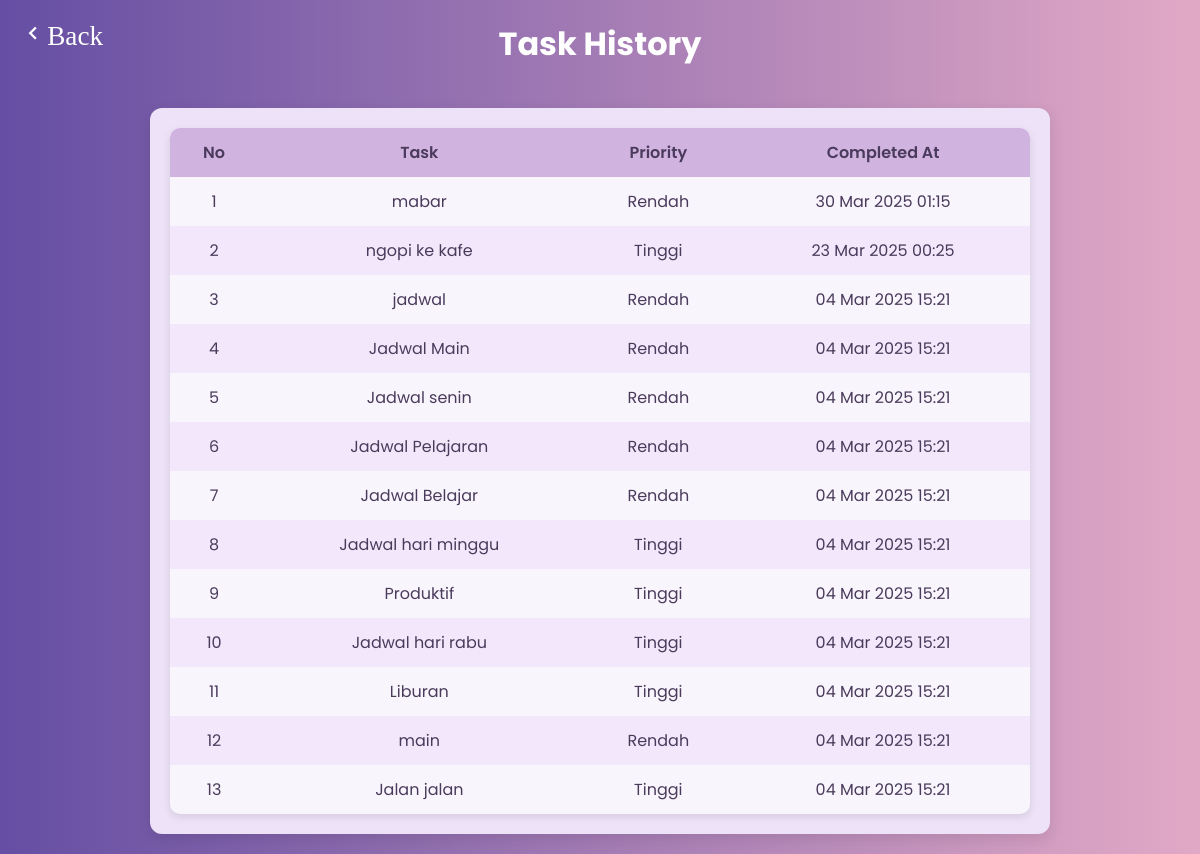
Page /history/history.php (signed in) on the committed database.
### tables this page shows
CREATE TABLE `task_history` (
  `history_id` int NOT NULL,
  `task_id` int NOT NULL,
  `task_label` varchar(255) DEFAULT NULL,
  `priority` enum('rendah','tinggi') DEFAULT NULL,
  `deadline` date DEFAULT NULL,
  `user_id` int NOT NULL,
  `completed_at` timestamp NULL DEFAULT CURRENT_TIMESTAMP
);

### history/history.php (the view, shortened to what this page needs)
<?php
require '../koneksi.php';
$user_id = $_SESSION["user_id"];
$query = "SELECT * FROM task_history WHERE user_id = ? ORDER BY task_id DESC";
$stmt = mysqli_prepare($conn, $query);
mysqli_stmt_bind_param($stmt, "i", $user_id);
mysqli_stmt_execute($stmt);
$result = mysqli_stmt_get_result($stmt);
?>
<!DOCTYPE html>
<html lang="en">
<head>
    <link href='https://unpkg.com/boxicons@2.1.4/css/boxicons.min.css' rel='stylesheet'>
    <link rel="stylesheet" href="style.css">
</head>
<body>
    <a href="../index.php" class="back-link"><i class='bx bx-chevron-left'>Back</i></a>
    <h1>Task History</h1>
    <div class="history-list">
        <?php if (mysqli_num_rows($result) > 0): ?>
            <table class="history-table">
                <thead>
                    <tr>
                        <th>No</th>
                        <th>Task</th>
                        <th>Priority</th>
                        <th>Completed At</th>
                    </tr>
                </thead>
                <tbody>
                    <?php $no = 1; ?>
                    <?php while ($row = mysqli_fetch_assoc($result)): ?>
                        <tr>
                            <td><?= $no++ ?></td>
                            <td><?= htmlspecialchars($row['task_label']) ?></td>
                            <td><?= ucfirst($row['priority']) ?></td>
                            <td><?= date("d M Y H:i", strtotime($row['completed_at'])) ?></td>
                        </tr>
                    <?php endwhile; ?>
                </tbody>
            </table>
        <?php else: ?>
            <p>Belum ada task yang selesai.</p>
        <?php endif; ?>
    </div>
</body>
</html>

### history/style.css (style rules this page uses)
* { box-sizing: border-box; margin: 0; padding: 0; }
body { font-family: 'Poppins', sans-serif; background-image: url(Voilet.jpg); color: #4a3b5c; padding: 20px; display: flex; flex-direction: column; align-items: center; min-height: 100vh; }
.history-list { width: 100%; max-width: 900px; background-color: #ede2f7; padding: 20px; border-radius: 12px; box-shadow: 0px 5px 15px rgba(0, 0, 0, 0.1); overflow-x: auto; margin-top: 20px; }
h1 { text-align: center; color: white; margin-bottom: 20px; }
.back-link { position: absolute; top: 20px; left: 20px; color: white; font-weight: 600; text-decoration: none; }
.back-link i { font-size: 1.7rem; margin-right: 8px; }
.history-table { width: 100%; border-collapse: collapse; background-color: #f9f5fc; border-radius: 10px; overflow: hidden; box-shadow: 0px 3px 8px rgba(0, 0, 0, 0.1); }
.history-table th, .history-table td { padding: 12px 15px; text-align: center; }
.history-table th { background-color: #d1b3e0; color: #4a3b5c; font-weight: 600; }
.history-table tr:nth-child(even) { background-color: #f3e8fb; }

### rows in the picture
task_history: task_label "mabar", priority "Rendah", completed_at "30 Mar 2025 01:15"
task_history: task_label "ngopi ke kafe", priority "Tinggi", completed_at "23 Mar 2025 00:25"
task_history: task_label "jadwal", priority "Rendah", completed_at "04 Mar 2025 15:21"
task_history: task_label "Jadwal Main", priority "Rendah", completed_at "04 Mar 2025 15:21"
task_history: task_label "Jadwal senin", priority "Rendah", completed_at "04 Mar 2025 15:21"
task_history: task_label "Jadwal Pelajaran", priority "Rendah", completed_at "04 Mar 2025 15:21"
task_history: task_label "Jadwal Belajar", priority "Rendah", completed_at "04 Mar 2025 15:21"
task_history: task_label "Jadwal hari minggu", priority "Tinggi", completed_at "04 Mar 2025 15:21"
task_history: task_label "Produktif", priority "Tinggi", completed_at "04 Mar 2025 15:21"
task_history: task_label "Jadwal hari rabu", priority "Tinggi", completed_at "04 Mar 2025 15:21"
task_history: task_label "Liburan", priority "Tinggi", completed_at "04 Mar 2025 15:21"
task_history: task_label "main", priority "Rendah", completed_at "04 Mar 2025 15:21"
task_history: task_label "Jalan jalan", priority "Tinggi", completed_at "04 Mar 2025 15:21"
